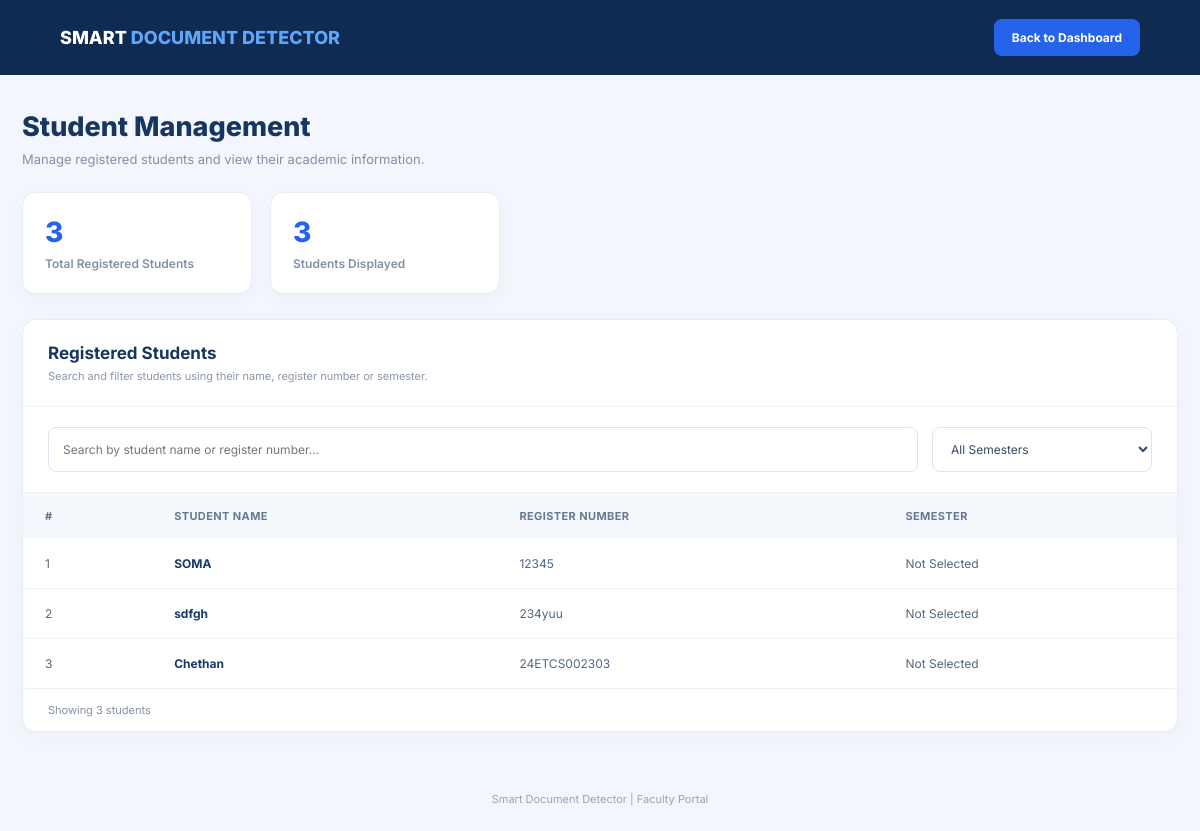
The page /students (signed in) on the database as committed earlier.
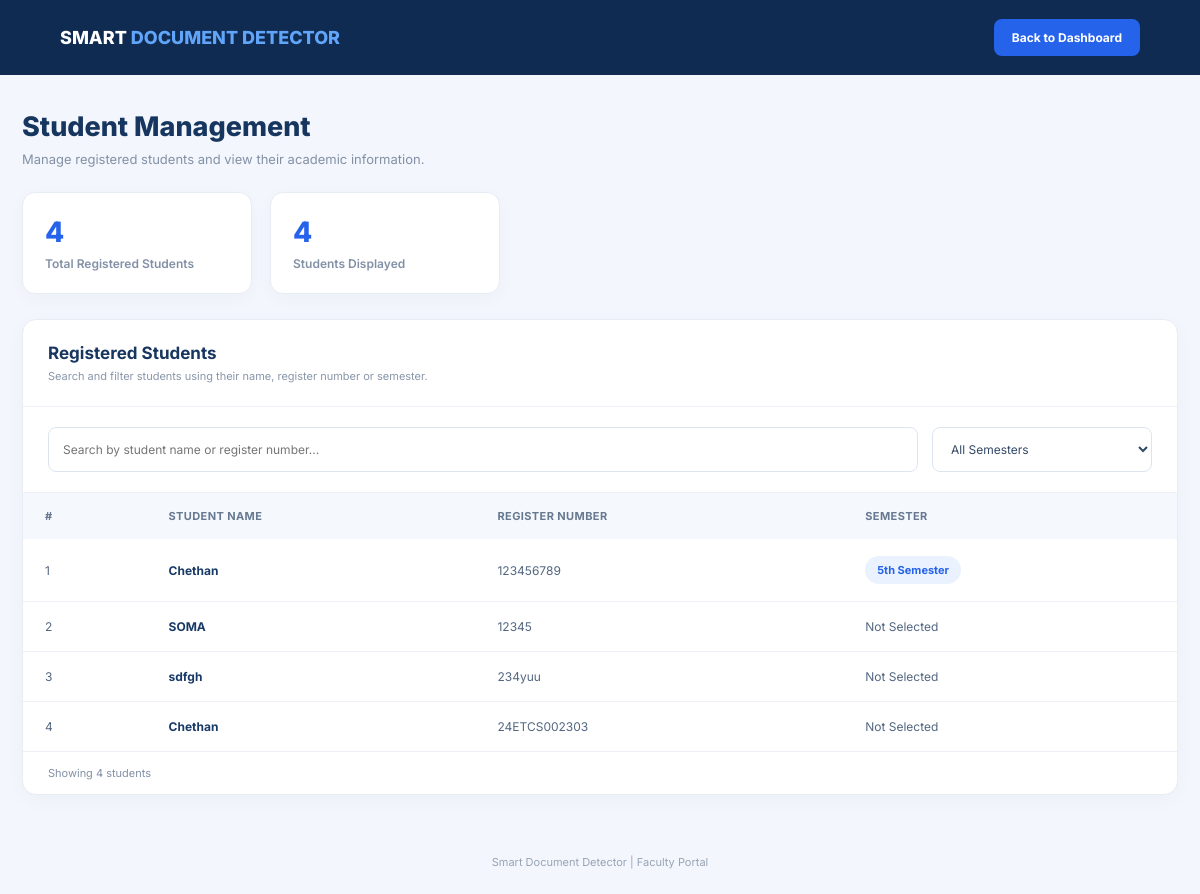
The same page on the database as committed later.
### tables this page shows
CREATE TABLE students (
            id INTEGER PRIMARY KEY AUTOINCREMENT,
            name TEXT NOT NULL,
            register_number TEXT UNIQUE NOT NULL,
            department TEXT
        , email TEXT, semester INTEGER);

### app.py (the view)
@app.route("/students")
@teacher_required
def students():
    student_list = get_all_students()
    return render_template(
        "students.html",
        students=student_list
    )

### app.py (called while the page is built)
def teacher_required(function):
    @wraps(function)
    def wrapper(*args, **kwargs):
        if "user_id" not in session:
            return redirect(url_for("teacher_login"))
        if session.get("role") != "teacher":
            flash("Teacher access only!", "error")
            return redirect(url_for("student_dashboard"))
        return function(*args, **kwargs)
    return wrapper

### database.py (called while the page is built)
def get_connection():
    connection = sqlite3.connect(DB_PATH)
    connection.row_factory = sqlite3.Row
    connection.execute("PRAGMA foreign_keys = ON")
    return connection

def get_all_students():
    connection = get_connection()
    students = connection.execute("""
        SELECT *
        FROM students
        ORDER BY id DESC
    """).fetchall()
    connection.close()
    return students

### templates/students.html (shortened to what this page needs)
<!DOCTYPE html>
<html lang="en">
<head>
</head>
<body>
<header class="topbar">
    <div class="brand">
        SMART <span>DOCUMENT DETECTOR</span>
    </div>
    <a href="{{ url_for('teacher_dashboard') }}" class="back-btn">
        Back to Dashboard
    </a>
</header>
<main class="container">
    <section class="heading">
        <h1>Student Management</h1>
        <p>Manage registered students and view their academic information.</p>
    </section>
    <section class="stats">
        <div class="stat-card">
            <div class="stat-number">{{ students|length }}</div>
            <div class="stat-label">Total Registered Students</div>
        </div>
        <div class="stat-card">
            <div class="stat-number" id="visibleCount">{{ students|length }}</div>
            <div class="stat-label">Students Displayed</div>
        </div>
    </section>
    <section class="table-card">
        <div class="table-heading">
            <h2>Registered Students</h2>
            <p>Search and filter students using their name, register number or semester.</p>
        </div>
        <div class="filters">
            <input
                type="text"
                id="searchInput"
                placeholder="Search by student name or register number..."
                autocomplete="off"
            >
            <select id="semesterFilter">
                <option value="all">All Semesters</option>
            </select>
        </div>
        <div class="table-wrapper">
            <table>
                <thead>
                    <tr>
                        <th>#</th>
                        <th>Student Name</th>
                        <th>Register Number</th>
                        <th>Semester</th>
                    </tr>
                </thead>
                <tbody id="studentTable">
                    {% for student in students %}
                    <tr
                        class="student-row"
                        data-semester="{{ student['semester'] if student['semester'] else '' }}"
                    >
                        <td>{{ loop.index }}</td>
                        <td class="student-name">
                            {{ student['name'] }}
                        </td>
                        <td class="register-number">
                            {{ student['register_number'] }}
                        </td>
                        <td>
                            {% if student['semester'] %}
                                <span class="semester-badge">
                                    {{ student['semester'] }}{{ 'st' if student['semester']|int == 1 else 'nd' if student['semester']|int == 2 else 'rd' if student['semester']|int == 3 else 'th' }} Semester
                                </span>
                            {% else %}
                                <span>Not Selected</span>
                            {% endif %}
                        </td>
                    </tr>
                    {% else %}
                    <tr>
                        <td colspan="4" class="empty">
                            No students registered yet.
                        </td>
                    </tr>
                    {% endfor %}
                </tbody>
            </table>
        </div>
        <div class="result-info" id="resultInfo">
        </div>
    </section>
</main>
<footer class="footer">
    Smart Document Detector | Faculty Portal
</footer>
</body>
</html>

Rows that differ between the two databases and show on the page:
added students: name "Chethan", register_number "123456789", semester "5", semester "th"
Other text that changed with them:
{{ students|length }}: "3" → "4"
text written by a page script: "Showing 3 students" → "Showing 4 students"
